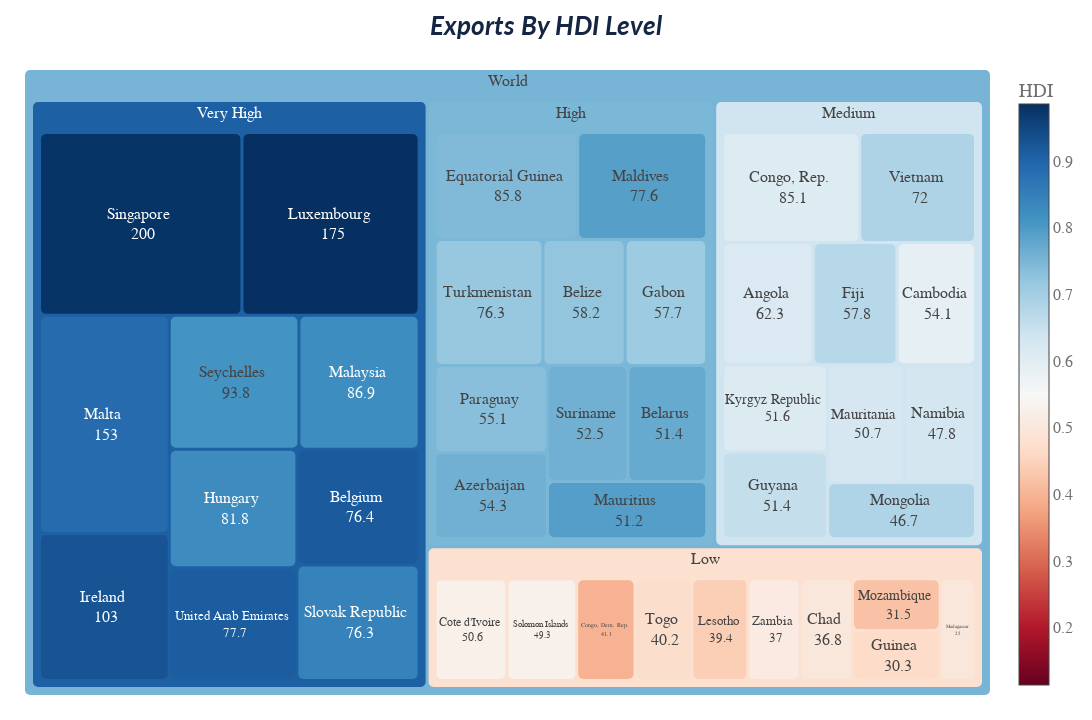

Notebook code for this chart:
### Code cell
idx = df.groupby(['level'])['exports'].nlargest(10,).reset_index()['level_1']
temp = df.iloc[idx, :]

fig = px.treemap(
    temp, 
    path=[px.Constant("World"), 'level', 'country',], 
    values='exports',
    color='HDI', 
    color_continuous_scale='RdBu',
    color_continuous_midpoint=.55, # Use Low HDI level as midpoint
    title=format_title("Exports By HDI Level"),
    custom_data=['HDI'],
    template=custom_template
    )

fig.update_traces(
    textinfo="label",
    textposition="middle center",
    hovertemplate='Country=%{label}<br>Exports=%{value}<br>HDI=%{customdata:.3f}<extra></extra>',
    texttemplate='%{label: labels } <br> %{value: 0.2s}',
    marker=dict(cornerradius=5) # Rounded corner
)

fig.update_layout(height=720, width=1280, margin=dict(t=70, l=25, r=25, b=25),)
fig.update_layout(paper_bgcolor="rgba(0,0,0,0)", plot_bgcolor="rgba(0,0,0,0)")
# fig.write_image(f"{pic_path}/Treemap - Exports By HDI Level.png", scale=3, width=1280, height=720, )
fig.write_html(f"{pic_path}/inter - Treemap - Exports By HDI Level.html", )
fig.show()

### Figure 1 — Plotly figure (JSON) as saved in the notebook; plotly's stock layout.template omitted (floating-point values rounded to 4 significant figures)
{"data": [{"branchvalues": "total", "customdata": [[0.527], [0.5282], [0.3968], [0.4735], [0.4418], [0.5095], [0.5011], [0.4216], [0.4677], [0.4995], [0.6089], [0.6852], [0.6164], [0.6726], [0.588], [0.6125], [0.6558], [0.6264], [0.631], [0.683], [0.7438], [0.7913], [0.7155], [0.7222], [0.7086], [0.7343], [0.761], [0.7611], [0.7719], [0.7931], [0.9792], [0.9858], [0.8894], [0.9272], [0.8124], [0.8233], [0.8276], [0.9135], [0.9161], [0.8445], [0.4792], [0.6374], [0.7495], [0.9083], [0.7534]], "domain": {"x": [0, 1], "y": [0, 1]}, "hovertemplate": "Country=%{label}<br>Exports=%{value}<br>HDI=%{customdata:.3f}<extra></extra>", "ids": ["World/Low/Cote d'Ivoire", "World/Low/Solomon Islands", "World/Low/Congo, Dem. Rep.", "World/Low/Togo", "World/Low/Lesotho", "World/Low/Zambia", "World/Low/Chad", "World/Low/Mozambique", "World/Low/Guinea", "World/Low/Madagascar", "World/Medium/Congo, Rep.", "World/Medium/Vietnam", "World/Medium/Angola", "World/Medium/Fiji", "World/Medium/Cambodia", "World/Medium/Kyrgyz Republic", "World/Medium/Guyana", "World/Medium/Mauritania", "World/Medium/Namibia", "World/Medium/Mongolia", "World/High/Equatorial Guinea", "World/High/Maldives", "World/High/Turkmenistan", "World/High/Belize", "World/High/Gabon", "World/High/Paraguay", "World/High/Azerbaijan", "World/High/Suriname", "World/High/Belarus", "World/High/Mauritius", "World/Very High/Singapore", "World/Very High/Luxembourg", "World/Very High/Malta", "World/Very High/Ireland", "World/Very High/Seychelles", "World/Very High/Malaysia", "World/Very High/Hungary", "World/Very High/United Arab Emirates", "World/Very High/Belgium", "World/Very High/Slovak Republic", "World/Low", "World/Medium", "World/High", "World/Very High", "World"], "labels": ["Cote d'Ivoire", "Solomon Islands", "Congo, Dem. Rep.", "Togo", "Lesotho", "Zambia", "Chad", "Mozambique", "Guinea", "Madagascar", "Congo, Rep.", "Vietnam", "Angola", "Fiji", "Cambodia", "Kyrgyz Republic", "Guyana", "Mauritania", "Namibia", "Mongolia", "Equatorial Guinea", "Maldives", "Turkmenistan", "Belize", "Gabon", "Paraguay", "Azerbaijan", "Suriname", "Belarus", "Mauritius", "Singapore", "Luxembourg", "Malta", "Ireland", "Seychelles", "Malaysia", "Hungary", "United Arab Emirates", "Belgium", "Slovak Republic", "Low", "Medium", "High", "Very High", "World"], "marker": {"coloraxis": "coloraxis", "colors": [0.527, 0.5282, 0.3968, 0.4735, 0.4418, 0.5095, 0.5011, 0.4216, 0.4677, 0.4995, 0.6089, 0.6852, 0.6164, 0.6726, 0.588, 0.6125, 0.6558, 0.6264, 0.631, 0.683, 0.7438, 0.7913, 0.7155, 0.7222, 0.7086, 0.7343, 0.761, 0.7611, 0.7719, 0.7931, 0.9792, 0.9858, 0.8894, 0.9272, 0.8124, 0.8233, 0.8276, 0.9135, 0.9161, 0.8445, 0.4792, 0.6374, 0.7495, 0.9083, 0.7534], "cornerradius": 5}, "name": "", "parents": ["World/Low", "World/Low", "World/Low", "World/Low", "World/Low", "World/Low", "World/Low", "World/Low", "World/Low", "World/Low", "World/Medium", "World/Medium", "World/Medium", "World/Medium", "World/Medium", "World/Medium", "World/Medium", "World/Medium", "World/Medium", "World/Medium", "World/High", "World/High", "World/High", "World/High", "World/High", "World/High", "World/High", "World/High", "World/High", "World/High", "World/Very High", "World/Very High", "World/Very High", "World/Very High", "World/Very High", "World/Very High", "World/Very High", "World/Very High", "World/Very High", "World/Very High", "World", "World", "World", "World", ""], "textinfo": "label", "textposition": "middle center", "texttemplate": "%{label: labels } <br> %{value: 0.2s}", "type": "treemap", "values": [50.6, 49.3, 41.1, 40.2, 39.4, 37.0, 36.8, 31.5, 30.3, 25.0, 85.1, 72.0, 62.3, 57.8, 54.1, 51.6, 51.4, 50.7, 47.8, 46.7, 85.8, 77.6, 76.3, 58.2, 57.7, 55.1, 54.3, 52.5, 51.4, 51.2, 200.0, 175.0, 153.0, 103.0, 93.8, 86.9, 81.8, 77.7, 76.4, 76.3, 381.2, 579.5, 620.1, 1124.0, 2705.0]}], "layout": {"coloraxis": {"cmid": 0.55, "colorbar": {"title": {"text": "HDI"}}, "colorscale": [[0, "rgb(103,0,31)"], [0.1, "rgb(178,24,43)"], [0.2, "rgb(214,96,77)"], [0.3, "rgb(244,165,130)"], [0.4, "rgb(253,219,199)"], [0.5, "rgb(247,247,247)"], [0.6, "rgb(209,229,240)"], [0.7, "rgb(146,197,222)"], [0.8, "rgb(67,147,195)"], [0.9, "rgb(33,102,172)"], [1, "rgb(5,48,97)"]]}, "height": 720, "legend": {"tracegroupgap": 0}, "margin": {"b": 25, "l": 25, "r": 25, "t": 70}, "paper_bgcolor": "rgba(0,0,0,0)", "plot_bgcolor": "rgba(0,0,0,0)", "title": {"text": "<i><b>Exports By HDI Level</b></i>"}, "width": 1280}}
